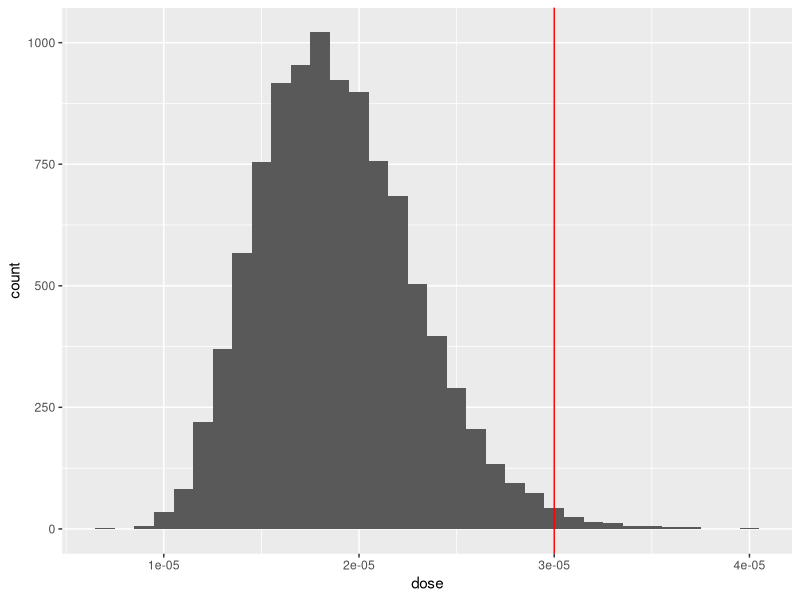
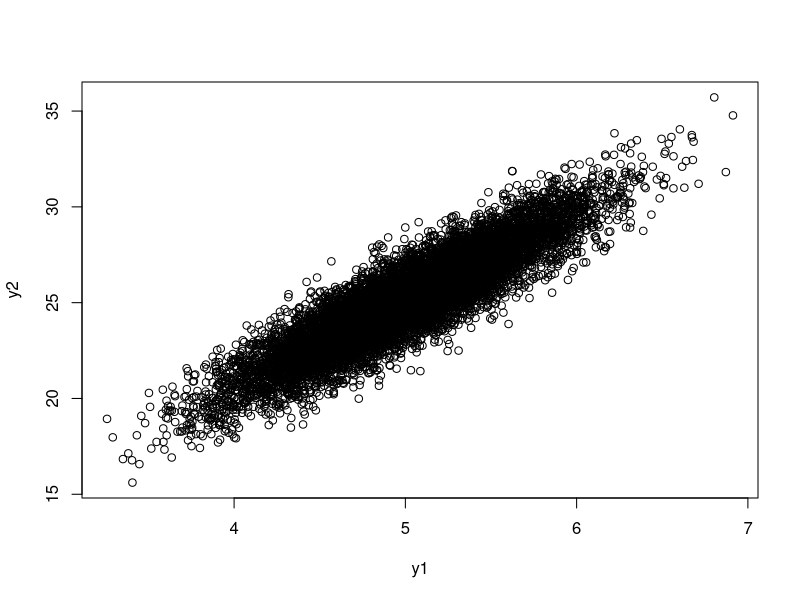
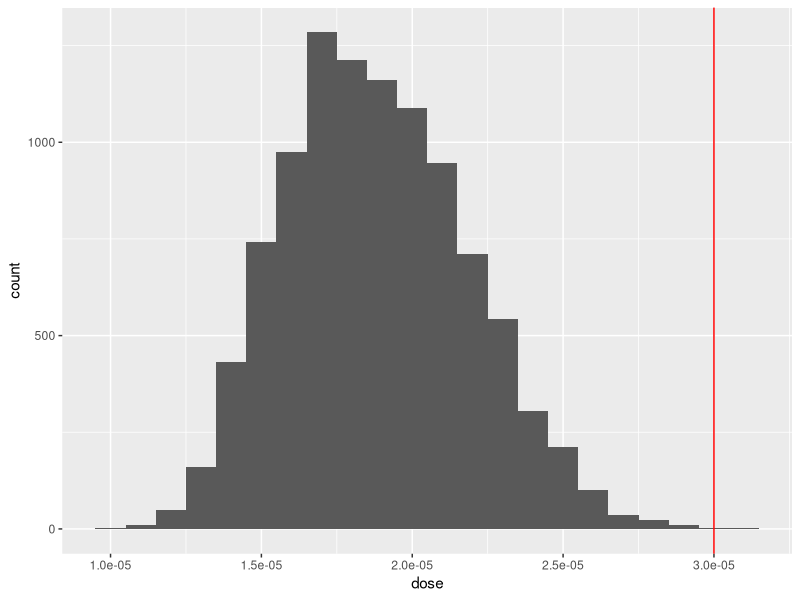

Here is the R script that generated these plots, in order:
## ---- chunk 1
library(dplyr)
library(ggplot2)
## ---- chunk 2
niter = 10^4
df <- data.frame(
  C = rnorm(niter,0.00063,0.000063),
  IR = rnorm(niter,5,0.5),
  EF = runif(niter,min=0.12,max=0.18),
  bw = rnorm(niter,25.11,2.51)) %>%
  mutate(dose = C*IR*EF/bw)   
## ---- chunk 3
threshold = 0.00003 
mean(df$dose > threshold)
## ---- chunk 4
quantile(df$dose, probs = 0.95)
## ---- chunk 5
df %>% 
  ggplot(aes(x = dose)) +
  geom_histogram(binwidth = 0.000001) +
  geom_vline(xintercept=threshold,col='red')
## ---- chunk 6
niter = 10^4
r = 0.9
x1 = rnorm(niter)
x2 = rnorm(niter)

y1 = 5 + 0.5*x1
y2 = 25.11 + 2.51*(r*x1 + x2*sqrt(1-r^2))

plot(y1,y2)
## ---- chunk 7

df2 <- data.frame(
  C = rnorm(niter,0.00063,0.000063),
  x1 = rnorm(niter),
  x2 = rnorm(niter),
  EF = runif(niter,min=0.12,max=0.18)) %>%
  mutate(IR = 5 + 0.5*x1) %>%
  mutate(bw = 25.11 + 2.51*(r*x1 + x2*sqrt(1-r^2))) %>%
  mutate(dose = C*IR*EF/bw)
## ---- chunk 8
df2 %>% 
  ggplot(aes(x = dose)) +
  geom_histogram(binwidth=0.000001) +
  geom_vline(xintercept=threshold,col='red')
## ---- chunk 9
mean(df2$dose > threshold)
## ---- chunk 10
quantile(df2$dose, probs = 0.95)
